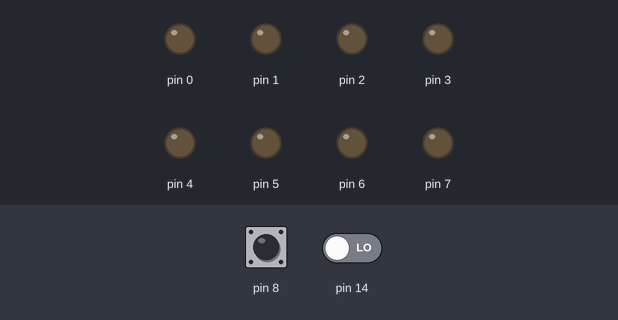
A sketch run on a simulated Arduino Uno, built with avr-gcc and run on an emulated ATmega328P. Shown: output pins drawn as LEDs (lit = HIGH). The inputs (shaded band) are chosen by the test bench; at power-on: pin 8 LOW, pin 14 LOW.

Above: at 0.8 s.
0.9 s: pin 8 pulsed HIGH 5 times (0.12 s each, 0.3 s apart)
At 2.0 s:
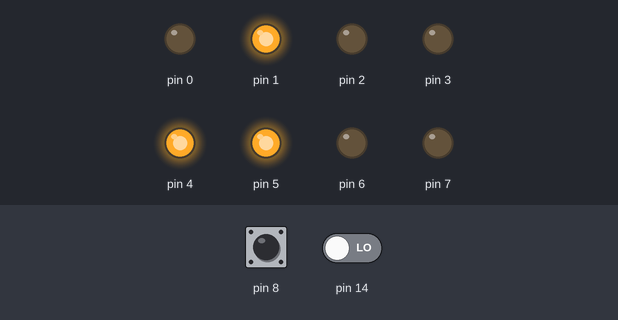
Timing chart, 0 to 8.1 s (numbered marks = the images above; inputs shaded):
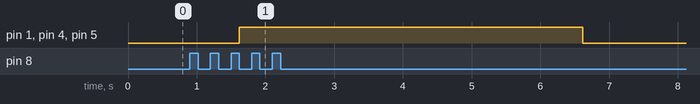

Measured:
- after the input at 0.9 s, pin 1, pin 4, pin 5: LOW → HIGH after 0.72 s, → LOW 5.0 s later

The sketch:

B2D_Converter.ino
```cpp
#include <avr/io.h>
#include <util/delay.h>
#include <stdio.h>
#define ZERO 0x7E
#define ONE 0x12
#define TWO 0xBC
#define THREE 0xB6
#define FOUR 0xD2
#define FIVE 0xE7
#define SIX 0xEF
#define SEVEN 0x32
#define EIGHT 0xFE
#define NINE  0xF6
#define OFF 0x00

int x = 1;
int decimal = 0;
int main(void) {
    init();

    while (1) {

        x = 0;
        decimal = 0;

        while (x < 3) {
            if ((PINB & 0x01) == 1) {
              PORTC = 0x10;
                switch (x) {
                    case 0: decimal += 4; break;
                    case 1: decimal += 2; break;
                    case 2: decimal += 1; break;
                }
              ++x;
                while ((PINB & 0x01) == 1);
                PORTC = 0x00;
            } else if ((PINC & 0x01) == 1) {
              PORTC = 0x20;
                ++x;
              while ((PINC & 0x01) == 1){};
              PORTC = 0x00;
            }
        }


        switch (decimal) {
            case 0: PORTD = ZERO; break;
            case 1: PORTD = ONE; break;
            case 2: PORTD = TWO; break;
            case 3: PORTD = THREE; break;
            case 4: PORTD = FOUR; break;
            case 5: PORTD = FIVE; break;
            case 6: PORTD = SIX; break;
            case 7: PORTD = SEVEN; break;
            default: PORTD = OFF; break;
        }
        _delay_ms(5000);
        PORTD = OFF;
    }
    return 0;
}
void init(){
    DDRD = 0xFF;
    DDRC = 0x00;
    DDRB = 0X00;
    PORTB = 0X00;
    PORTC = 0x00;

}
```
